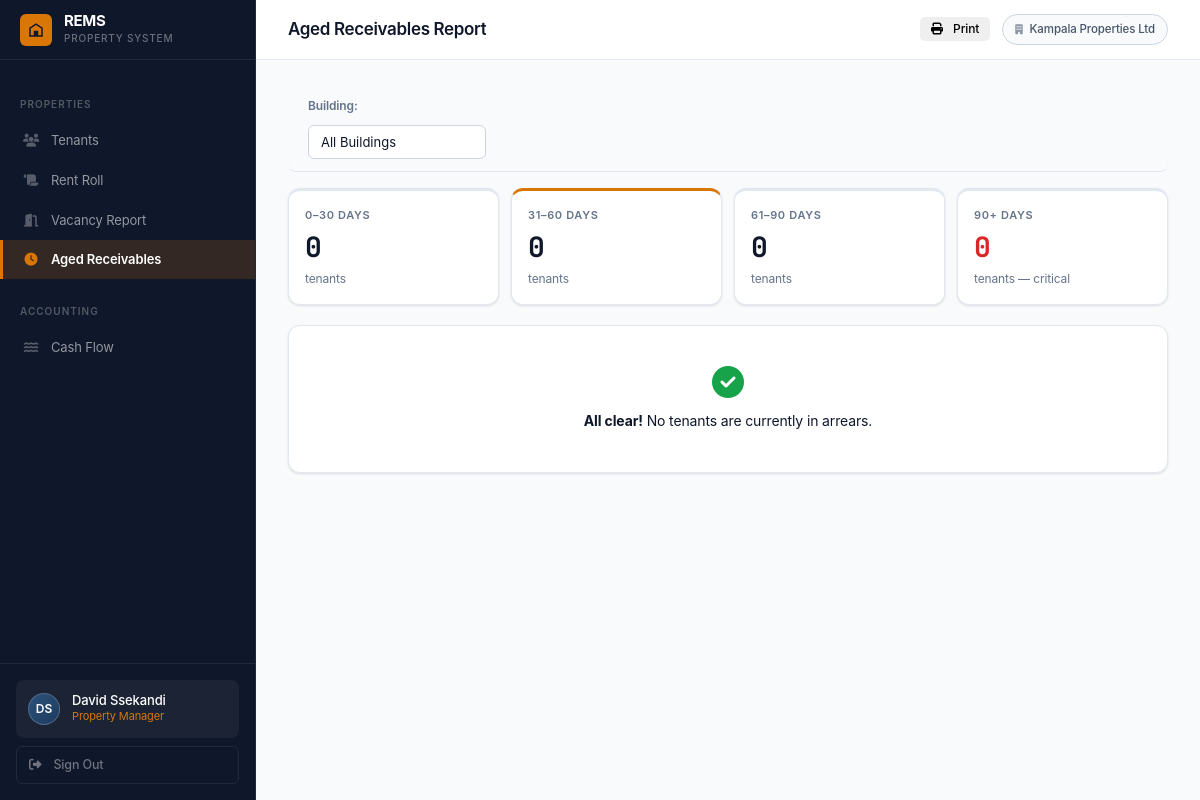
The app's page /tenants/aged-receivables/ (signed in) with its own data.
### accounts/models.py (models this page shows, shortened)
class User(AbstractUser):
    ROLE_SUPER_ADMIN        = 'super_admin'
    ROLE_OP_MANAGER         = 'op_manager'
    ROLE_PROPERTY_MANAGER   = 'property_manager'
    ROLE_CASHIER_RECEIPTS   = 'cashier_receipts'
    ROLE_CASHIER_EXPENSES   = 'cashier_expenses'
    ROLE_ACCOUNTANT         = 'accountant'
    ROLE_CHOICES = [
        (ROLE_SUPER_ADMIN,      'Super Admin'),
        (ROLE_OP_MANAGER,       'Operational Manager'),
        (ROLE_PROPERTY_MANAGER, 'Property Manager'),
        (ROLE_CASHIER_RECEIPTS, 'Cashier – Receipts'),
        (ROLE_CASHIER_EXPENSES, 'Cashier – Expenses'),
        (ROLE_ACCOUNTANT,       'Accountant'),
    ]
    organisation = models.ForeignKey(
        Organisation, null=True, blank=True,
        on_delete=models.SET_NULL, related_name='users'
    )
    role = models.CharField(max_length=30, choices=ROLE_CHOICES, default=ROLE_CASHIER_RECEIPTS)
    phone = models.CharField(max_length=30, blank=True)
    is_active = models.BooleanField(default=True)
    buildings = models.ManyToManyField('buildings.Building', blank=True, related_name='assigned_users')
    def has_role(self, role_key):
        if self.role == role_key:
            return True
        return self.user_roles.filter(role=role_key).exists()
    @property
    def is_super_admin(self):
        return self.has_role(self.ROLE_SUPER_ADMIN)
    @property
    def is_op_manager(self):
        return self.has_role(self.ROLE_OP_MANAGER)
    @property
    def is_property_manager(self):
        return self.has_role(self.ROLE_PROPERTY_MANAGER)
    @property
    def is_cashier_receipts(self):
        return self.has_role(self.ROLE_CASHIER_RECEIPTS)
    @property
    def is_cashier_expenses(self):
        return self.has_role(self.ROLE_CASHIER_EXPENSES)
    @property
    def is_accountant(self):
        return self.has_role(self.ROLE_ACCOUNTANT)
    def can_access_finance(self):
        return self.is_op_manager or self.is_accountant
    def can_receipt(self):
        return self.is_op_manager or self.is_cashier_receipts
    def can_expense(self):
        return self.is_op_manager or self.is_cashier_expenses
    def can_manage_tenants(self):
        return self.is_op_manager or self.is_property_manager
    def can_configure_taxes(self):
        return self.is_accountant
    def get_buildings_qs(self):
        from buildings.models import Building
        if self.is_super_admin:
            return Building.objects.all()
        if self.is_op_manager:
            return Building.objects.filter(organisation=self.organisation)
        assigned = self.buildings.filter(organisation=self.organisation)
        if assigned.exists():
            return assigned
        return Building.objects.filter(organisation=self.organisation)

class Organisation(models.Model):
    name = models.CharField(max_length=200)
    contact_email = models.EmailField()
    phone = models.CharField(max_length=30, blank=True)
    address = models.TextField(blank=True)
    subscription_status = models.CharField(
        max_length=20,
        choices=[('active', 'Active'), ('suspended', 'Suspended'), ('trial', 'Trial')],
        default='trial'
    )
    created_at = models.DateTimeField(auto_now_add=True)
    class Meta:
        ordering = ['name']

### tenants/views.py (the view, shortened to what this page needs)
# urls.py: path('aged-receivables/',   views.aged_receivables,  name='aged_receivables'),
@login_required
def aged_receivables(request):
    if not request.user.can_manage_tenants() and not request.user.can_access_finance():
        return HttpResponseForbidden()
    buildings = request.user.get_buildings_qs()
    building_filter = request.GET.get('building')
    qs = Tenant.objects.filter(building__in=buildings, status='active').select_related('building')
    if building_filter:
        qs = qs.filter(building_id=building_filter)
    buckets = {'0_30': [], '31_60': [], '61_90': [], '90_plus': []}
    for t in qs:
        balance = t.get_balance()
        if balance <= 0:
            continue
    total_outstanding = sum(
        r['balance'] for bucket in buckets.values() for r in bucket
    )
    return render(request, 'tenants/aged_receivables.html', {
        'buckets': buckets,
        'total_outstanding': total_outstanding,
        'buildings': request.user.get_buildings_qs(),
        'building_filter': building_filter,
    })

### tenants/models.py (called while the page is built)
    def get_balance(self):
        from finance.models import LedgerEntry
        entries = LedgerEntry.objects.filter(tenant=self, account_type=LedgerEntry.ACCT_DEBTOR)
        total_debit  = sum(e.debit_amount  for e in entries)
        total_credit = sum(e.credit_amount for e in entries)
        return total_debit - total_credit

### templates/tenants/aged_receivables.html (shortened to what this page needs)
{% extends 'base.html' %}
{% load humanize %}
{% block page_title %}Aged Receivables Report{% endblock %}
{% block topbar_actions %}
<button onclick="window.print()" class="btn btn-outline btn-sm no-print"><i class="fas fa-print"></i>&nbsp; Print</button>
{% endblock %}
{% block content %}
<div class="filter-bar no-print" style="margin-bottom:16px;border-radius:8px;">
  <form method="get" style="display:flex;gap:10px;align-items:center;flex-wrap:wrap;">
    <label style="font-size:12px;font-weight:600;color:var(--text-muted);">Building:</label>
    <select name="building" onchange="this.form.submit()">
      <option value="">All Buildings</option>
    </select>
  </form>
</div>
<div style="display:grid;grid-template-columns:repeat(4,1fr);gap:12px;margin-bottom:20px;">
  <div class="kpi-card green" style="padding:16px;">
    <div class="kpi-label">0–30 Days</div>
    <div class="kpi-value" style="font-size:28px;">{{ buckets.0_30|length }}</div>
    <div class="kpi-sub">tenants</div>
  </div>
  <div class="kpi-card" style="padding:16px;border-top:3px solid var(--warning);">
    <div class="kpi-label">31–60 Days</div>
    <div class="kpi-value" style="font-size:28px;">{{ buckets.31_60|length }}</div>
    <div class="kpi-sub">tenants</div>
  </div>
  <div class="kpi-card red" style="padding:16px;">
    <div class="kpi-label">61–90 Days</div>
    <div class="kpi-value" style="font-size:28px;">{{ buckets.61_90|length }}</div>
    <div class="kpi-sub">tenants</div>
  </div>
  <div class="kpi-card red" style="padding:16px;">
    <div class="kpi-label">90+ Days</div>
    <div class="kpi-value" style="font-size:28px;color:var(--danger);">{{ buckets.90_plus|length }}</div>
    <div class="kpi-sub">tenants — critical</div>
  </div>
</div>
{% if not buckets.0_30 and not buckets.31_60 and not buckets.61_90 and not buckets.90_plus %}
<div class="card"><div class="card-body" style="text-align:center;padding:40px;">
  <i class="fas fa-check-circle" style="font-size:32px;color:var(--success);margin-bottom:12px;display:block;"></i>
  <strong>All clear!</strong> No tenants are currently in arrears.
</div></div>
{% endif %}
{% endblock %}

### templates/base.html (shortened to what this page needs)
{% load humanize %}
<!DOCTYPE html>
<html lang="en">
<head>
<link rel="stylesheet" href="https://cdnjs.cloudflare.com/ajax/libs/font-awesome/6.5.0/css/all.min.css">
<link rel="stylesheet" href="/static/css/rems.css">
</head>
<body>
<aside class="sidebar">
  <a href="{% url 'dashboard:home' %}" class="sidebar-brand">
    <div class="sidebar-brand-mark">
      <svg viewBox="0 0 24 24" xmlns="http://www.w3.org/2000/svg">
        <path d="M3 21V9l9-6 9 6v12H3zm2-2h4v-4h6v4h4V10.1L12 5.2 5 10.1V19zm4-4h6v-2H9v2z"/>
      </svg>
    </div>
    <div>
      <div class="sidebar-brand-name">REMS</div>
      <div class="sidebar-brand-sub">Property System</div>
    </div>
  </a>
  <nav class="sidebar-nav">
    {% if user.can_manage_tenants or user.is_op_manager %}
    <div class="nav-section">Properties</div>
    <a href="{% url 'tenants:list' %}"
       class="nav-item {% if request.resolver_match.app_name == 'tenants' and 'vacancy' not in request.path and 'aged' not in request.path and 'rent-roll' not in request.path %}active{% endif %}">
      <span class="nav-icon"><i class="fas fa-users"></i></span> Tenants
    </a>
    <a href="{% url 'tenants:rent_roll' %}"
       class="nav-item {% if 'rent-roll' in request.path %}active{% endif %}">
      <span class="nav-icon"><i class="fas fa-scroll"></i></span> Rent Roll
    </a>
    <a href="{% url 'tenants:vacancy' %}"
       class="nav-item {% if 'vacancy' in request.path %}active{% endif %}">
      <span class="nav-icon"><i class="fas fa-door-open"></i></span> Vacancy Report
    </a>
    <a href="{% url 'tenants:aged_receivables' %}"
       class="nav-item {% if 'aged-receivables' in request.path %}active{% endif %}">
      <span class="nav-icon"><i class="fas fa-clock"></i></span> Aged Receivables
    </a>
    {% endif %}
    {% if user.can_access_finance or user.can_manage_tenants %}
    <div class="nav-section">Accounting</div>
    {% if user.can_manage_tenants %}
    <a href="{% url 'finance:cash_flow' %}"
       class="nav-item {% if 'cash-flow' in request.path %}active{% endif %}">
      <span class="nav-icon"><i class="fas fa-water"></i></span> Cash Flow
    </a>
    {% endif %}
    {% endif %}
  </nav>
  <div class="sidebar-footer">
    <div class="user-chip">
      <div class="user-avatar">{{ user.first_name.0|upper }}{{ user.last_name.0|upper }}</div>
      <div style="min-width:0;">
        <div class="user-name">{{ user.get_full_name|default:user.username }}</div>
        <div class="user-role">
          {{ user.get_role_display }}{% for r in user.user_roles.all %} &middot; {{ r.get_role_display }}{% endfor %}
        </div>
      </div>
    </div>
    <a href="{% url 'accounts:logout' %}" class="sidebar-signout">
      <i class="fas fa-sign-out-alt"></i> Sign Out
    </a>
  </div>
</aside>
<div class="main-wrapper">
  <header class="topbar">
    <div class="topbar-left">
      <h1 class="page-title">{% block page_title %}{% endblock %}</h1>
    </div>
    <div class="topbar-actions">
      {% block topbar_actions %}{% endblock %}
      {% if user.organisation %}
      <span class="org-label">
        <i class="fas fa-building" style="font-size:10px;margin-right:4px;opacity:.6;"></i>
        {{ user.organisation.name }}
      </span>
      {% endif %}
    </div>
  </header>
  <main class="content">
    {% block content %}{% endblock %}
  </main>
</div>
</body>
</html>

### records on screen
User: first_name.0 "D", last_name.0 "S", get_full_name "David Ssekandi", role "Property Manager", organisation.name "Kampala Properties Ltd"

### other values on screen
{{ buckets.0_30|length }} "0"
{{ buckets.31_60|length }} "0"
{{ buckets.61_90|length }} "0"
{{ buckets.90_plus|length }} "0"
